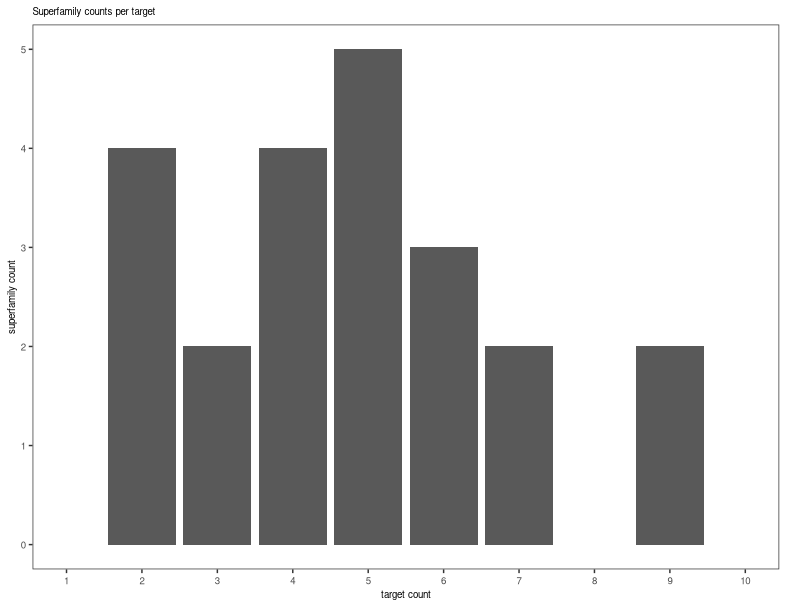

Recreate this plot in R.

library(ggplot2)
library(plyr)

# read in data file
df <- read.csv('families.txt')

# *** plot
plot <- 

    ggplot(df, aes(superfamily_count, target_count)) +
        
    # points
    geom_col(
        size = rel(0.50)
    ) + 

    # scales
    scale_x_continuous(
        limits = c(1,10),
        breaks = c(1,2,3,4,5,6,7,8,9,10)
    ) + 
    
    # labels
    xlab('target count') + 
    ylab('superfamily count') +
        
    # title
    ggtitle('Superfamily counts per target')

# *** theme
theme <-  

    # default theme 
    theme_bw() +

    # default override
    theme(
        plot.title = element_text(size = 7),
        plot.margin = margin(5,15,0,5), 

        panel.grid = element_blank(),
        panel.spacing = unit(4,'mm'),

        axis.text = element_text(size = 7), 
        axis.title = element_text(size = 7, margin = margin(0,10,0,0))
    ) 

ggsave('families.eps', plot = (plot + theme), width = 2.5, height = 2)

